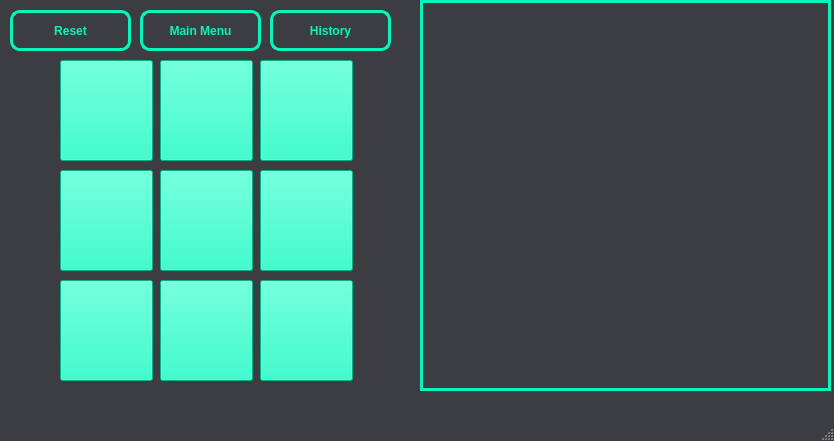
<?xml version="1.0" encoding="UTF-8"?>
<ui version="4.0">
 <class>TIC_TAC_TOE</class>
 <widget class="QMainWindow" name="TIC_TAC_TOE">
  <property name="geometry">
   <rect>
    <x>0</x>
    <y>0</y>
    <width>834</width>
    <height>441</height>
   </rect>
  </property>
  <property name="windowTitle">
   <string>MainWindow</string>
  </property>
  <property name="styleSheet">
   <string notr="true">QMainWindow
{
background-color:rgb(59,61,64 );
}</string>
  </property>
  <widget class="QWidget" name="centralwidget">
   <widget class="QPushButton" name="pushButton">
    <property name="geometry">
     <rect>
      <x>60</x>
      <y>60</y>
      <width>93</width>
      <height>101</height>
     </rect>
    </property>
    <property name="font">
     <font>
      <family>Times New Roman</family>
      <pointsize>10</pointsize>
      <bold>true</bold>
     </font>
    </property>
    <property name="styleSheet">
     <string notr="true">QPushButton
{
background-color:rgb(7 ,245, 189);
}</string>
    </property>
    <property name="text">
     <string/>
    </property>
   </widget>
   <widget class="QPushButton" name="pushButton_2">
    <property name="geometry">
     <rect>
      <x>160</x>
      <y>60</y>
      <width>93</width>
      <height>101</height>
     </rect>
    </property>
    <property name="font">
     <font>
      <family>Times New Roman</family>
      <pointsize>10</pointsize>
      <bold>true</bold>
     </font>
    </property>
    <property name="styleSheet">
     <string notr="true">QPushButton
{
background-color:rgb(7 ,245, 189);
}</string>
    </property>
    <property name="text">
     <string/>
    </property>
   </widget>
   <widget class="QPushButton" name="pushButton_3">
    <property name="geometry">
     <rect>
      <x>260</x>
      <y>60</y>
      <width>93</width>
      <height>101</height>
     </rect>
    </property>
    <property name="font">
     <font>
      <family>Times New Roman</family>
      <pointsize>10</pointsize>
      <bold>true</bold>
     </font>
    </property>
    <property name="styleSheet">
     <string notr="true">QPushButton
{
background-color:rgb(7 ,245, 189);
}</string>
    </property>
    <property name="text">
     <string/>
    </property>
   </widget>
   <widget class="QPushButton" name="pushButton_4">
    <property name="geometry">
     <rect>
      <x>60</x>
      <y>170</y>
      <width>93</width>
      <height>101</height>
     </rect>
    </property>
    <property name="font">
     <font>
      <family>Times New Roman</family>
      <pointsize>10</pointsize>
      <bold>true</bold>
     </font>
    </property>
    <property name="styleSheet">
     <string notr="true">QPushButton
{
background-color:rgb(7 ,245, 189);
}</string>
    </property>
    <property name="text">
     <string/>
    </property>
   </widget>
   <widget class="QPushButton" name="pushButton_5">
    <property name="geometry">
     <rect>
      <x>160</x>
      <y>170</y>
      <width>93</width>
      <height>101</height>
     </rect>
    </property>
    <property name="font">
     <font>
      <family>Times New Roman</family>
      <pointsize>10</pointsize>
      <bold>true</bold>
     </font>
    </property>
    <property name="styleSheet">
     <string notr="true">QPushButton
{
background-color:rgb(7 ,245, 189);
}</string>
    </property>
    <property name="text">
     <string/>
    </property>
   </widget>
   <widget class="QPushButton" name="pushButton_6">
    <property name="geometry">
     <rect>
      <x>260</x>
      <y>170</y>
      <width>93</width>
      <height>101</height>
     </rect>
    </property>
    <property name="font">
     <font>
      <family>Times New Roman</family>
      <pointsize>10</pointsize>
      <bold>true</bold>
     </font>
    </property>
    <property name="styleSheet">
     <string notr="true">QPushButton
{
background-color:rgb(7 ,245, 189);
}</string>
    </property>
    <property name="text">
     <string/>
    </property>
   </widget>
   <widget class="QPushButton" name="pushButton_7">
    <property name="geometry">
     <rect>
      <x>60</x>
      <y>280</y>
      <width>93</width>
      <height>101</height>
     </rect>
    </property>
    <property name="font">
     <font>
      <family>Times New Roman</family>
      <pointsize>10</pointsize>
      <bold>true</bold>
     </font>
    </property>
    <property name="styleSheet">
     <string notr="true">QPushButton
{
background-color:rgb(7 ,245, 189);
}</string>
    </property>
    <property name="text">
     <string/>
    </property>
   </widget>
   <widget class="QPushButton" name="pushButton_8">
    <property name="geometry">
     <rect>
      <x>160</x>
      <y>280</y>
      <width>93</width>
      <height>101</height>
     </rect>
    </property>
    <property name="font">
     <font>
      <family>Times New Roman</family>
      <pointsize>10</pointsize>
      <bold>true</bold>
     </font>
    </property>
    <property name="styleSheet">
     <string notr="true">QPushButton
{
background-color:rgb(7 ,245, 189);
}</string>
    </property>
    <property name="text">
     <string/>
    </property>
   </widget>
   <widget class="QPushButton" name="pushButton_9">
    <property name="geometry">
     <rect>
      <x>260</x>
      <y>280</y>
      <width>93</width>
      <height>101</height>
     </rect>
    </property>
    <property name="font">
     <font>
      <family>Times New Roman</family>
      <pointsize>10</pointsize>
      <bold>true</bold>
     </font>
    </property>
    <property name="styleSheet">
     <string notr="true">QPushButton
{
background-color:rgb(7 ,245, 189);
}</string>
    </property>
    <property name="text">
     <string/>
    </property>
   </widget>
   <widget class="QPushButton" name="pushButton_reset">
    <property name="geometry">
     <rect>
      <x>10</x>
      <y>10</y>
      <width>121</width>
      <height>41</height>
     </rect>
    </property>
    <property name="font">
     <font>
      <pointsize>9</pointsize>
      <bold>true</bold>
     </font>
    </property>
    <property name="styleSheet">
     <string notr="true">QPushButton
{
color: rgb(7, 245, 189);
border:3px solid  rgb(7, 245, 189);
border-radius:10px;
}
QPushButton::Hover
{
color: rgb(59, 61, 64);
background-color:  rgb(7, 245, 189);
}</string>
    </property>
    <property name="text">
     <string>Reset</string>
    </property>
   </widget>
   <widget class="QPushButton" name="pushButton_mainmenu">
    <property name="geometry">
     <rect>
      <x>140</x>
      <y>10</y>
      <width>121</width>
      <height>41</height>
     </rect>
    </property>
    <property name="font">
     <font>
      <pointsize>9</pointsize>
      <bold>true</bold>
     </font>
    </property>
    <property name="styleSheet">
     <string notr="true">QPushButton
{
color: rgb(7, 245, 189);
border:3px solid  rgb(7, 245, 189);
border-radius:10px;
}
QPushButton::Hover
{
color: rgb(59, 61, 64);
background-color:  rgb(7, 245, 189);
}</string>
    </property>
    <property name="text">
     <string>Main Menu</string>
    </property>
   </widget>
   <widget class="QPushButton" name="pushButton_history">
    <property name="geometry">
     <rect>
      <x>270</x>
      <y>10</y>
      <width>121</width>
      <height>41</height>
     </rect>
    </property>
    <property name="font">
     <font>
      <bold>true</bold>
     </font>
    </property>
    <property name="styleSheet">
     <string notr="true">QPushButton
{
color: rgb(7, 245, 189);
border:3px solid  rgb(7, 245, 189);
border-radius:10px;
}
QPushButton::Hover
{
color: rgb(59, 61, 64);
background-color:  rgb(7, 245, 189);
}</string>
    </property>
    <property name="text">
     <string>History</string>
    </property>
   </widget>
   <widget class="QTableView" name="gameResultsTableView">
    <property name="geometry">
     <rect>
      <x>420</x>
      <y>0</y>
      <width>411</width>
      <height>391</height>
     </rect>
    </property>
    <property name="styleSheet">
     <string notr="true">QTableView
{
background-color:rgb(59,61,64 );
color: rgb(7, 245, 189);
border:3px solid  rgb(7, 245, 189);
}
QHeaderView::section {
  background-color: rgb(59,61,64 ); /* Change to your desired color */
  color: rgb(7, 245, 189); /* Change to your desired text color */
  padding: 4px; /* Optional: Add padding */
  text-align: center; /* Optional: Center align the header text */
}
</string>
    </property>
   </widget>
  </widget>
  <widget class="QMenuBar" name="menubar">
   <property name="geometry">
    <rect>
     <x>0</x>
     <y>0</y>
     <width>834</width>
     <height>25</height>
    </rect>
   </property>
  </widget>
  <widget class="QStatusBar" name="statusbar"/>
 </widget>
 <resources/>
 <connections/>
</ui>
